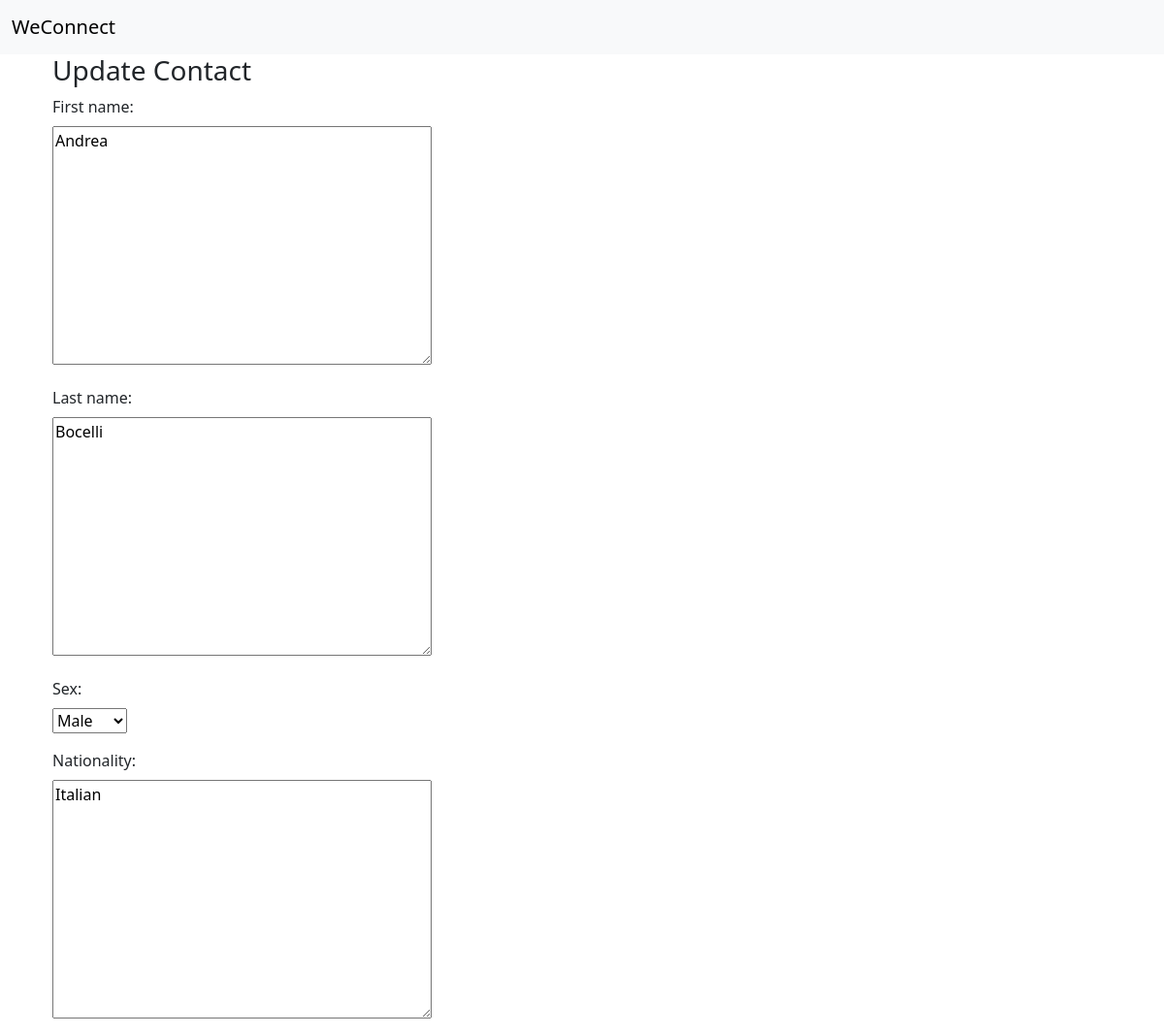
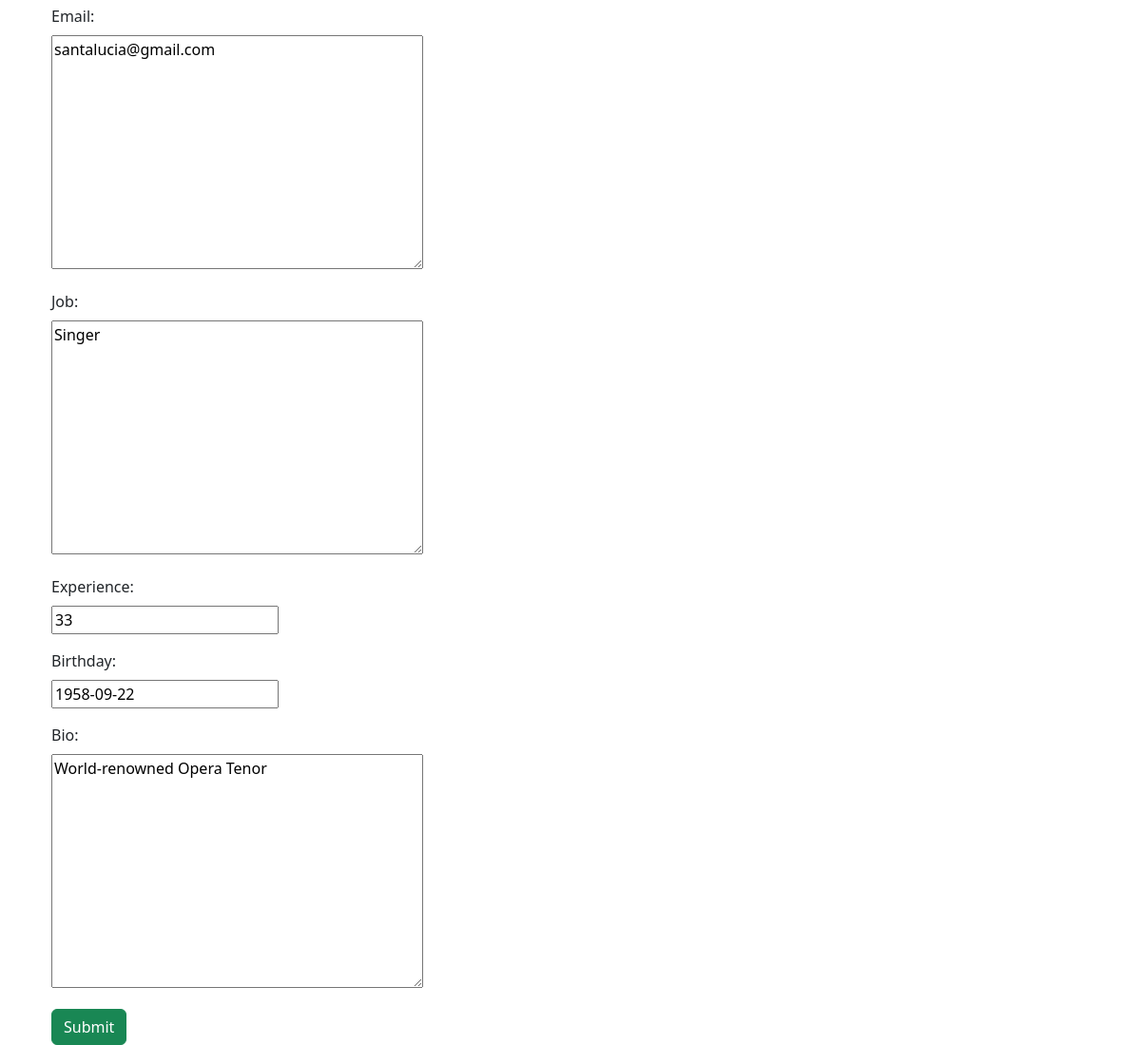
The page /contacts/update/6 on the database its author committed (2 pictures, top to bottom).
### contacts/models.py (models this page shows, shortened)
class Contact(models.Model):
    first_name = models.TextField(max_length=200, default="")
    last_name = models.TextField(max_length=200, default="")
    SEX_CHOICES = (
        ("M", "Male"),
        ("F", "Female")
    )
    sex = models.CharField(
        max_length=1,
        choices=SEX_CHOICES)
    nationality = models.TextField(max_length=200, default="")
    email = models.TextField(max_length=500, default="")
    job = models.TextField(max_length=200, default="")
    experience = models.IntegerField(default=0)
    birthday = models.DateField(null=True)
    bio = models.TextField(
        default='TBA',
        max_length=2000
    )
    user = models.ForeignKey(
        User,
        on_delete=models.CASCADE,
        null=True
    )

### contacts/views.py (the view)
# urls.py: path('update/<int:pk>', views.update_contact.as_view(), name='update_contact'),
class update_contact(generic.UpdateView):
    model = Contact
    fields = ['first_name', 'last_name', 'sex', 'nationality',
              'email', 'job', 'experience', 'birthday', 'bio']
    template_name = 'contacts/forms/update_contact.html'

### contacts/templates/contacts/forms/update_contact.html (shortened to what this page needs)
{% extends 'contacts/forms/base.html' %}
{% block body %}
<div class="container-fluid">
    <div class="row">
        <div class="col-sm-12 col-md-7">
            <div class="panel panel-default">
                <div class="panel-body">
                    <h3>Update Contact</h3>
                    <form class="" action="" method="post" enctype="multipart/form-data">
                        {% include 'contacts/forms/form_content.html' %}
                        <div class="form-group">
                            <div class="col-sm-offset-2 col-sm-10">
                                <button type="submit" class="btn btn-success">Submit</button>
                            </div>
                        </div>
                    </form>
                </div>
            </div>
        </div>
    </div>
</div>
{% endblock %}

### contacts/templates/contacts/forms/form_content.html (shortened to what this page needs)
{% for field in form %}
<div class="mb-3">
    <label class="form-label">{{ field.label_tag }}</label>
    <div class="col-sm-10">{{ field }}</div>
</div>
{% endfor %}

### rows shown on the page
Contact: form "Andrea" "Bocelli" "Male" "Italian" "santalucia@gmail.com" "Singer" "33" "1958-09-22" "World-renowned Opera Tenor"

### other values the page prints
{{ field.label_tag }} "First name:" "Last name:" "Sex:" "Nationality:" "Email:" "Job:" "Experience:" "Birthday:" "Bio:"
